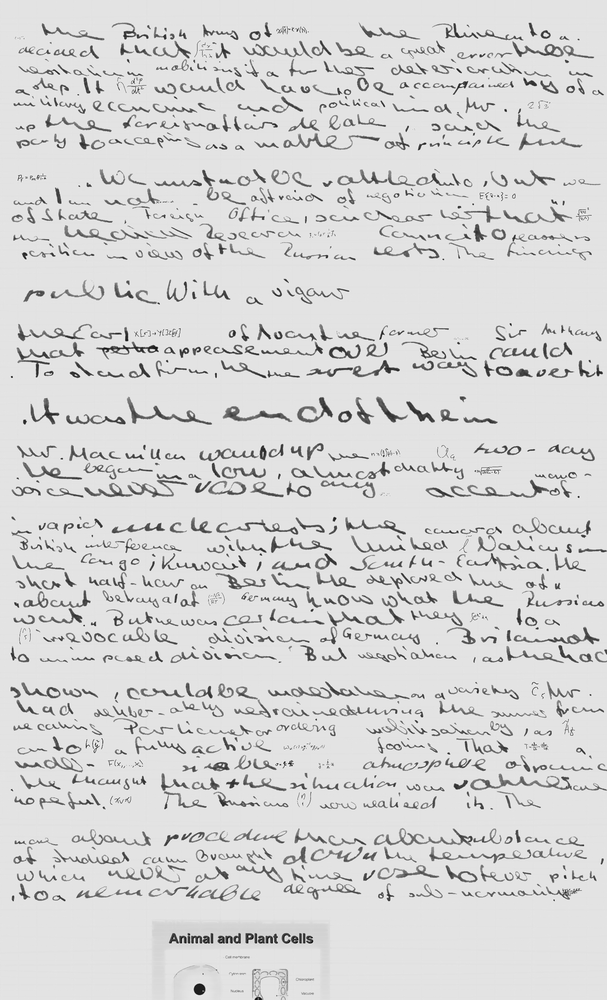
#> input picture test.png, 607 x 1000 px, shrunk from 1789 x 2946 before the run
$ python postProcessing.py
#> lines starting #> are read from the running program, lines starting #| are printed output that depends on the picture
import cv2
import matplotlib.pyplot as plt
import numpy


def thresholdImage(img: numpy.ndarray):
    # plt.imshow(img.transpose([1, 2, 0]), cmap='gray')
    # plt.show()
    return cv2.threshold(img, 240, 255, cv2.THRESH_BINARY)[1]


if __name__ == "__main__":
    img = cv2.imread("./test.png", cv2.IMREAD_GRAYSCALE)
#> img is the input picture: shape (1000, 607); min 8, max 255, mean 214.3
    thresholded = thresholdImage(img)
#> in thresholdImage, `return cv2.threshold(img, 240, 255, cv2.THRESH_BINARY)[1]`:
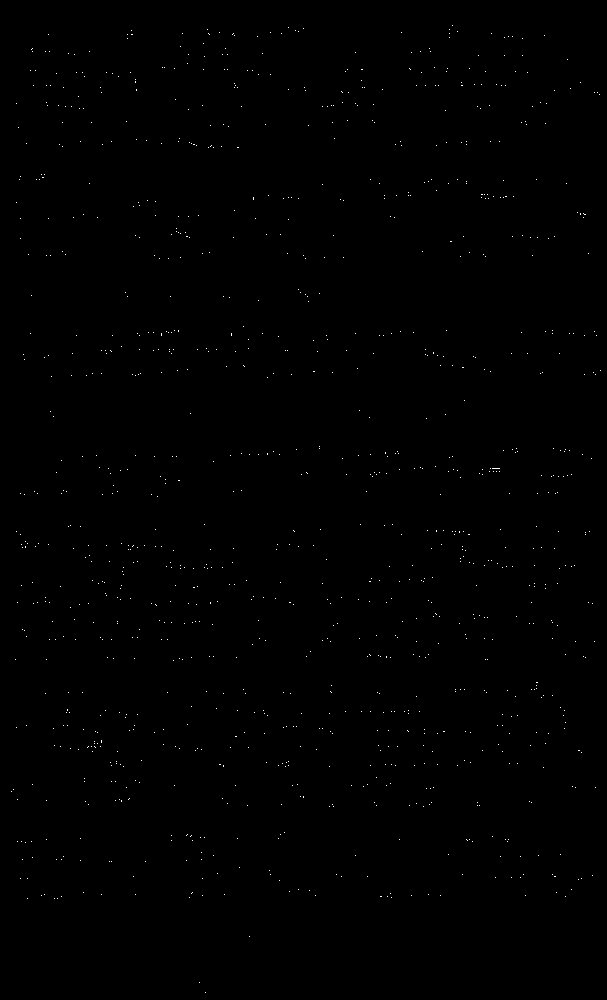
#> returned value: shape (1000, 607); 0.2% white in thin lines or dots
    plt.subplot(1, 2, 1)
    plt.title("In")
    plt.imshow(img, cmap="gray")
    plt.subplot(1, 2, 2)
    plt.title("Out")
    plt.imshow(thresholded, cmap="gray")
    plt.show()
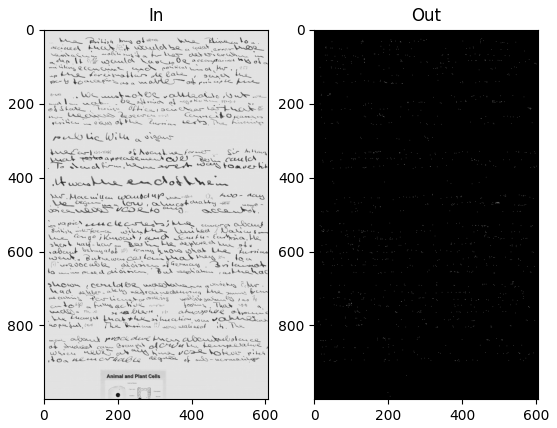
#> figure drawn by matplotlib, 2 panels
